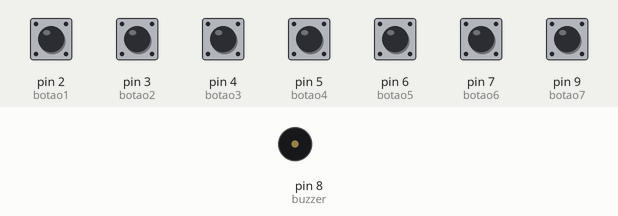
Simulated run of this sketch. Board: Arduino Uno, built with avr-gcc and run on an emulated ATmega328P. Shown: buzzer (waves = sounding). Inputs (shaded band) come from the test bench; at power-on: pin 2 (botao1), pin 3 (botao2), pin 4 (botao3), pin 5 (botao4), pin 6 (botao5), pin 7 (botao6), pin 9 (botao7) HIGH.

Above: at 1.2 s.
1.3 s: pin 2 (botao1) pulled LOW for 0.15 s
At 1.37 s:
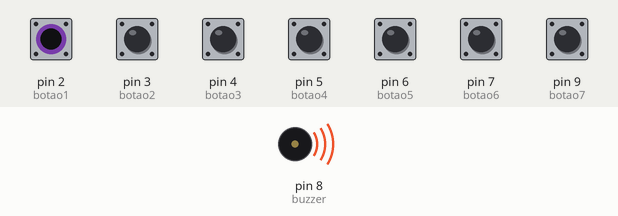
Timing chart, 0 to 4.3 s (numbered marks = the images above; inputs shaded):
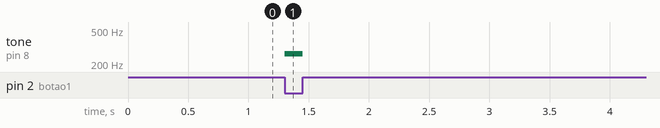

The sketch:

TecladoMusicalcomArduino.ino
```cpp
int buzzer = 8;

int botao1 = 2;
int botao2 = 3;
int botao3 = 4;
int botao4 = 5;
int botao5 = 6;
int botao6 = 7;
int botao7 = 9;

void setup(){

pinMode(botao1,INPUT_PULLUP);
pinMode(botao2,INPUT_PULLUP);
pinMode(botao3,INPUT_PULLUP);
pinMode(botao4,INPUT_PULLUP);
pinMode(botao5,INPUT_PULLUP);
pinMode(botao6,INPUT_PULLUP);
pinMode(botao7,INPUT_PULLUP);

pinMode(buzzer,OUTPUT);

}

void loop(){

if(digitalRead(botao1)==LOW) tone(buzzer,262);
else if(digitalRead(botao2)==LOW) tone(buzzer,294);
else if(digitalRead(botao3)==LOW) tone(buzzer,330);
else if(digitalRead(botao4)==LOW) tone(buzzer,349);
else if(digitalRead(botao5)==LOW) tone(buzzer,392);
else if(digitalRead(botao6)==LOW) tone(buzzer,440);
else if(digitalRead(botao7)==LOW) tone(buzzer,494);
else noTone(buzzer);

}
```

Measured:
- after the input at 1.3 s, tone on pin 8 (buzzer): silent → 262 Hz at once, → silent 0.15 s later
